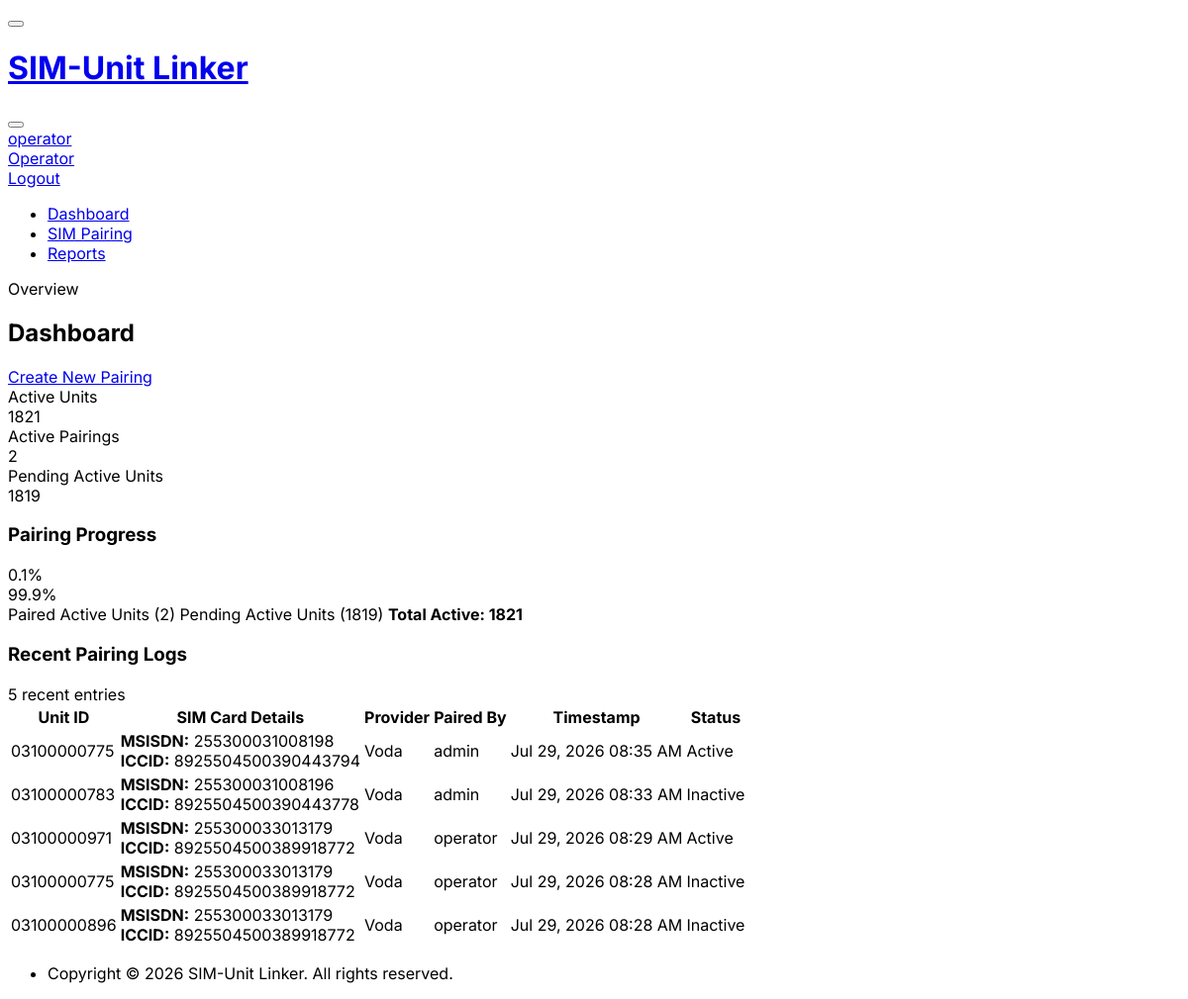
/ (signed in), run on the app's committed database.
### database.py (models this page shows)
class User(Base):
    __tablename__ = 'users'
    id = Column(Integer, primary_key=True, autoincrement=True)
    username = Column(String, unique=True, nullable=False, index=True)
    password_hash = Column(String, nullable=False)
    is_admin = Column(Boolean, default=False)
    pairings = relationship("Pairing", back_populates="paired_by")

class Pairing(Base):
    __tablename__ = 'pairings'
    id = Column(Integer, primary_key=True, autoincrement=True)
    unit_id = Column(String, ForeignKey('units.id'), nullable=False)
    sim_card_id = Column(Integer, ForeignKey('sim_cards.id'), nullable=False)
    paired_by_user_id = Column(Integer, ForeignKey('users.id'), nullable=False)
    paired_at = Column(DateTime, default=datetime.utcnow)
    is_active = Column(Boolean, default=True)  # True = current pairing, False = historic pairing
    unit = relationship("Unit", back_populates="pairings")
    sim_card = relationship("SimCard", back_populates="pairings")
    paired_by = relationship("User", back_populates="pairings")

class SimCard(Base):
    __tablename__ = 'sim_cards'
    id = Column(Integer, primary_key=True, autoincrement=True)
    msisdn = Column(String, nullable=False, index=True)
    iccid = Column(String, nullable=False, index=True)
    provider = Column(String, nullable=False)
    pairings = relationship("Pairing", back_populates="sim_card")

### main.py (the view)
@app.get("/", response_class=HTMLResponse)
async def dashboard_get(request: Request, current_user = Depends(require_user), db: Session = Depends(get_db)):
    total_active_units = db.query(Unit).filter(Unit.is_active == True).count()
    active_pairings_count = db.query(Pairing).filter(Pairing.is_active == True).count()
    active_paired_unit_ids = db.query(Pairing.unit_id).filter(Pairing.is_active == True)
    pending_active_units = db.query(Unit).filter(
        Unit.is_active == True,
        ~Unit.id.in_(active_paired_unit_ids)
    ).count()
    stats = {
        "total_active_units": total_active_units,
        "active_pairings_count": active_pairings_count,
        "pending_active_units": pending_active_units
    }
    recent_pairings = db.query(Pairing).options(
        joinedload(Pairing.sim_card),
        joinedload(Pairing.paired_by)
    ).order_by(Pairing.paired_at.desc()).limit(50).all()
    return templates.TemplateResponse(request, "dashboard.html", {
        "current_user": current_user,
        "active_page": "dashboard",
        "stats": stats,
        "recent_pairings": recent_pairings
    })

### templates/dashboard.html (shortened to what this page needs)
{% extends "base.html" %}
{% block content %}
<div class="page-header d-print-none">
  <div class="row align-items-center">
    <div class="col">
      <div class="page-pretitle">Overview</div>
      <h2 class="page-title">Dashboard</h2>
    </div>
    <div class="col-auto ms-auto d-print-none">
      <div class="btn-list">
        <a href="/pairing" class="btn btn-primary d-none d-sm-inline-block">
           Create New Pairing
        </a>
      </div>
    </div>
  </div>
</div>
<div class="row row-cards mt-1">
  <div class="col-sm-6 col-lg-4">
    <div class="card card-sm border-0 border-start border-3 border-blue">
      <div class="card-body">
        <div class="row align-items-center">
          <div class="col">
            <div class="font-weight-medium text-muted">Active Units</div>
            <div class="h1 mb-0 fw-bold">{{ stats.total_active_units }}</div>
          </div>
        </div>
      </div>
    </div>
  </div>
  <div class="col-sm-6 col-lg-4">
    <div class="card card-sm border-0 border-start border-3 border-green">
      <div class="card-body">
        <div class="row align-items-center">
          <div class="col">
            <div class="font-weight-medium text-muted">Active Pairings</div>
            <div class="h1 mb-0 fw-bold">{{ stats.active_pairings_count }}</div>
          </div>
        </div>
      </div>
    </div>
  </div>
  <div class="col-sm-6 col-lg-4">
    <div class="card card-sm border-0 border-start border-3 border-orange">
      <div class="card-body">
        <div class="row align-items-center">
          <div class="col">
            <div class="font-weight-medium text-muted">Pending Active Units</div>
            <div class="h1 mb-0 fw-bold">{{ stats.pending_active_units }}</div>
          </div>
        </div>
      </div>
    </div>
  </div>
</div>
<div class="row row-cards mt-3">
  <div class="col-12">
    <div class="card">
      <div class="card-body">
        <h3 class="card-title">Pairing Progress</h3>
        {% set total = stats.total_active_units %}
        {% if total > 0 %}
          {% set paired_pct = (stats.active_pairings_count / total * 100) | round(1) %}
          {% set pending_pct = (stats.pending_active_units / total * 100) | round(1) %}
        {% else %}
          {% set paired_pct = 0 %}
          {% set pending_pct = 0 %}
        {% endif %}
        <div class="progress progress-lg mb-3">
          <div class="progress-bar bg-green" style="width: {{ paired_pct }}%" role="progressbar" aria-valuenow="{{ paired_pct }}" aria-valuemin="0" aria-valuemax="100" title="Paired ({{ paired_pct }}%)">
            {{ paired_pct }}%
          </div>
          <div class="progress-bar bg-orange" style="width: {{ pending_pct }}%" role="progressbar" aria-valuenow="{{ pending_pct }}" aria-valuemin="0" aria-valuemax="100" title="Pending ({{ pending_pct }}%)">
            {{ pending_pct }}%
          </div>
        </div>
        <div class="d-flex justify-content-between text-muted small">
          <span> Paired Active Units ({{ stats.active_pairings_count }})</span>
          <span> Pending Active Units ({{ stats.pending_active_units }})</span>
          <span><strong>Total Active: {{ total }}</strong></span>
        </div>
      </div>
    </div>
  </div>
</div>
<div class="row row-cards mt-3">
  <div class="col-12">
    <div class="card">
      <div class="card-header d-flex justify-content-between align-items-center">
        <h3 class="card-title">Recent Pairing Logs</h3>
        <span class="badge bg-blue-lt">{{ recent_pairings|length }} recent entries</span>
      </div>
      <div class="table-responsive">
        <table class="table table-vcenter card-table table-hover">
          <thead>
            <tr>
              <th>Unit ID</th>
              <th>SIM Card Details</th>
              <th>Provider</th>
              <th>Paired By</th>
              <th>Timestamp</th>
              <th>Status</th>
            </tr>
          </thead>
          <tbody>
            {% for pairing in recent_pairings %}
            <tr>
              <td>
                <span class="font-weight-semibold text-reset">{{ pairing.unit_id }}</span>
              </td>
              <td>
                <div class="d-flex flex-column">
                  <div><strong class="text-muted">MSISDN:</strong> {{ pairing.sim_card.msisdn }}</div>
                  <div class="small text-muted"><strong class="text-muted">ICCID:</strong> {{ pairing.sim_card.iccid }}</div>
                </div>
              </td>
              <td>
                <span class="badge bg-azure-lt">{{ pairing.sim_card.provider }}</span>
              </td>
              <td>
                <div class="d-flex align-items-center">
                  <span>{{ pairing.paired_by.username }}</span>
                </div>
              </td>
              <td>
                <div class="small text-muted" title="{{ pairing.paired_at.strftime('%Y-%m-%d %H:%M:%S') }}">
                  {{ pairing.paired_at.strftime('%b %d, %Y %I:%M %p') }}
                </div>
              </td>
              <td>
                {% if pairing.is_active %}
                <span class="badge bg-green-lt"> Active</span>
                {% else %}
                <span class="badge bg-secondary-lt">Inactive</span>
                {% endif %}
              </td>
            </tr>
            {% endfor %}
          </tbody>
        </table>
      </div>
    </div>
  </div>
</div>
{% endblock %}

### templates/base.html (shortened to what this page needs)
<!doctype html>
<html lang="en">
  <head>
    <link rel="stylesheet" href="https://cdn.jsdelivr.net/npm/@tabler/core@1.0.0-beta20/dist/css/tabler.min.css">
    <link rel="stylesheet" href="https://cdn.jsdelivr.net/npm/@tabler/icons-webfont@latest/tabler-icons.min.css">
  </head>
  <body data-bs-theme="light">
    <div class="page">
      <header class="navbar navbar-expand-md d-print-none">
        <div class="container-xl">
          <button class="navbar-toggler" type="button" data-bs-toggle="collapse" data-bs-target="#navbar-menu" aria-controls="navbar-menu" aria-expanded="false" aria-label="Toggle navigation">
          </button>
          <h1 class="navbar-brand navbar-brand-autodark d-none-hd-menu pe-0 pe-md-3">
            <a href="/">
              SIM-Unit Linker
            </a>
          </h1>
          <div class="navbar-nav flex-row order-md-last align-items-center">
            <div class="nav-item me-3">
              <button onclick="toggleTheme()" class="btn btn-icon btn-ghost-secondary border-0" id="theme-toggle-btn" title="Toggle Light/Dark Theme">
              </button>
            </div>
            {% if current_user %}
            <div class="nav-item dropdown">
              <a href="#" class="nav-link d-flex lh-1 text-reset p-0" data-bs-toggle="dropdown" aria-label="Open user menu">
                <div class="d-none d-xl-block ps-2">
                  <div>{{ current_user.username }}</div>
                  <div class="mt-1 small text-muted">{% if current_user.is_admin %}Administrator{% else %}Operator{% endif %}</div>
                </div>
              </a>
              <div class="dropdown-menu dropdown-menu-end dropdown-menu-arrow">
                <a href="/logout" class="dropdown-content dropdown-item text-danger">
                   Logout
                </a>
              </div>
            </div>
            {% endif %}
          </div>
          <div class="collapse navbar-collapse" id="navbar-menu">
            <div class="d-flex flex-column flex-md-row flex-fill align-items-stretch align-items-md-center">
              <ul class="navbar-nav">
                <li class="nav-item {% if active_page == 'dashboard' %}active{% endif %}">
                  <a class="nav-link" href="/">
                    <span class="nav-link-title">Dashboard</span>
                  </a>
                </li>
                <li class="nav-item {% if active_page == 'pairing' %}active{% endif %}">
                  <a class="nav-link" href="/pairing">
                    <span class="nav-link-title">SIM Pairing</span>
                  </a>
                </li>
                <li class="nav-item {% if active_page == 'report' %}active{% endif %}">
                  <a class="nav-link" href="/report">
                    <span class="nav-link-title">Reports</span>
                  </a>
                </li>
              </ul>
            </div>
          </div>
        </div>
      </header>
      <div class="page-wrapper">
        <div class="page-body">
          <div class="container-xl">
            {% block content %}{% endblock %}
          </div>
        </div>
        <footer class="footer footer-transparent d-print-none mt-auto py-3">
          <div class="container-xl">
            <div class="row text-center align-items-center flex-row-reverse">
              <div class="col-12 col-lg-auto mt-3 mt-lg-0">
                <ul class="list-inline list-inline-dots mb-0">
                  <li class="list-inline-item">
                    Copyright &copy; 2026 SIM-Unit Linker. All rights reserved.
                  </li>
                </ul>
              </div>
            </div>
          </div>
        </footer>
      </div>
    </div>
  </body>
</html>

### templates/base.html (style rules this page uses)
:root { --tblr-font-sans-serif: 'Inter', -apple-system, BlinkMacSystemFont, San Francisco, Segoe UI, Roboto, Helvetica Neue, sans-serif; }
body { font-family: var(--tblr-font-sans-serif); }
.card { transition: transform 0.2s ease, box-shadow 0.2s ease; }

### data on the page
User: username "operator"
Pairing: unit_id "03100000775", sim_card.msisdn "255300031008198", sim_card.iccid "8925504500390443794", sim_card.provider "Voda", paired_by.username "admin", paired_at "Jul 29, 2026 08:35 AM", is_active "Active"
Pairing: unit_id "03100000783", sim_card.msisdn "255300031008196", sim_card.iccid "8925504500390443778", sim_card.provider "Voda", paired_by.username "admin", paired_at "Jul 29, 2026 08:33 AM", is_active "Inactive"
Pairing: unit_id "03100000971", sim_card.msisdn "255300033013179", sim_card.iccid "8925504500389918772", sim_card.provider "Voda", paired_by.username "operator", paired_at "Jul 29, 2026 08:29 AM", is_active "Active"
Pairing: unit_id "03100000775", sim_card.msisdn "255300033013179", sim_card.iccid "8925504500389918772", sim_card.provider "Voda", paired_by.username "operator", paired_at "Jul 29, 2026 08:28 AM", is_active "Inactive"
Pairing: unit_id "03100000896", sim_card.msisdn "255300033013179", sim_card.iccid "8925504500389918772", sim_card.provider "Voda", paired_by.username "operator", paired_at "Jul 29, 2026 08:28 AM", is_active "Inactive"

### other printed values
{{ stats.total_active_units }} "1821"
{{ stats.active_pairings_count }} "2"
{{ stats.pending_active_units }} "1819"
{{ paired_pct }} "0.1"
{{ pending_pct }} "99.9"
{{ total }} "1821"
{{ recent_pairings|length }} "5"
